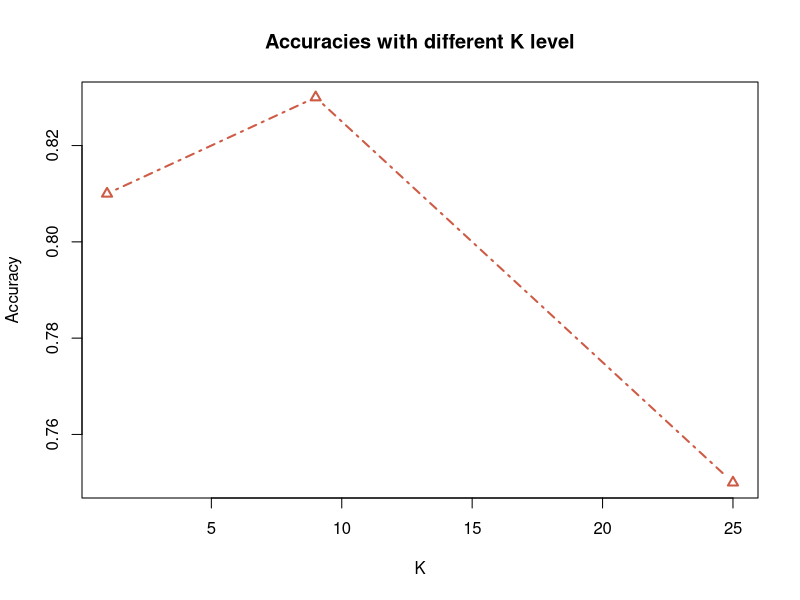

Recreate this plot in R.
##################################################
##################################################
#load libraries
library(class)
library(caret)
library(kernlab)
#load data set 'spam' from library 'kernlab'
data("spam")
#check properties in spam data set
str(spam)
summary(spam)
#check factor 'type' which is our binary respond:'spam' and 'nonspam'
table(spam$type) #shows total count of each class in table

#scale data - reasoning in document
spam_s=scale(spam[,-58])

#define sizes for simplicity: NN, n, s 
n = 100 #number of each class in training set
s = 50 #number of each class in test set
NN = n+s #total number of subset of data set in each class

#get indexes to create subset of 'spam' data set
set.seed(123) #for reproducibility
index_spam=spam_s[sample(which(spam$type=='spam'),NN),]
index_nonspam=spam_s[sample(which(spam$type=='nonspam'),NN),]

#training set of first 100 observations in each in class from subset
train_rand = rbind(index_nonspam[1:100,], index_spam[1:100,])
#test set of last 50 observations in each in class from subset
test_rand = rbind(index_nonspam[101:150,], index_spam[101:150,])

#Get class factor for training data
train_label=factor(c(rep('nonspam',n),rep('spam',n)))
#Get class factor for test data
test_label_true=factor(c(rep('nonspam',s),rep('spam',s)))

##################################################
## kNN3 - as it associates probability for both instances: 'nonspam' and 'spam'
##################################################

#define k as vector for simplification
kk = c(1,9,25)
#Classification using 1NN3
set.seed(123) #for reproducibility
knn3_pred1=knn3Train(train_rand, test_rand, train_label, k = kk[1], prob=TRUE) 
prob1 = attributes(knn3_pred1) #see the attributes of the 1NN3 model
prob1 
#accuracy for 1NN3 model
acc1=mean(knn3_pred1==test_label_true)
acc1

#Classification using 9NN3
set.seed(123) #for reproducibility
knn3_pred2=knn3Train(train_rand, test_rand, train_label, k = kk[2], prob=TRUE) 
prob2 = attributes(knn3_pred2) #see the attributes of the 9NN3 model
prob2 
#accuracy for 9NN3 model
acc2=mean(knn3_pred2==test_label_true)
acc2

#Classification using 25NN3
set.seed(123) #for reproducibility
knn3_pred3=knn3Train(train_rand, test_rand, train_label, k = kk[3], prob=TRUE) 
prob3 = attributes(knn3_pred3) #see the attributes of the 25NN3 model
prob3
#accuracy for 25NN3 model
acc3=mean(knn3_pred3==test_label_true)
acc3


##################################################
## Plotting accuracy of kk
##################################################

acc <- c(acc1, acc2, acc3)
plot(kk, acc, type='b',col='coral3',lty=4,pch=2,lwd=2,
     main='Accuracies with different K level',xlab='K', ylab='Accuracy')
